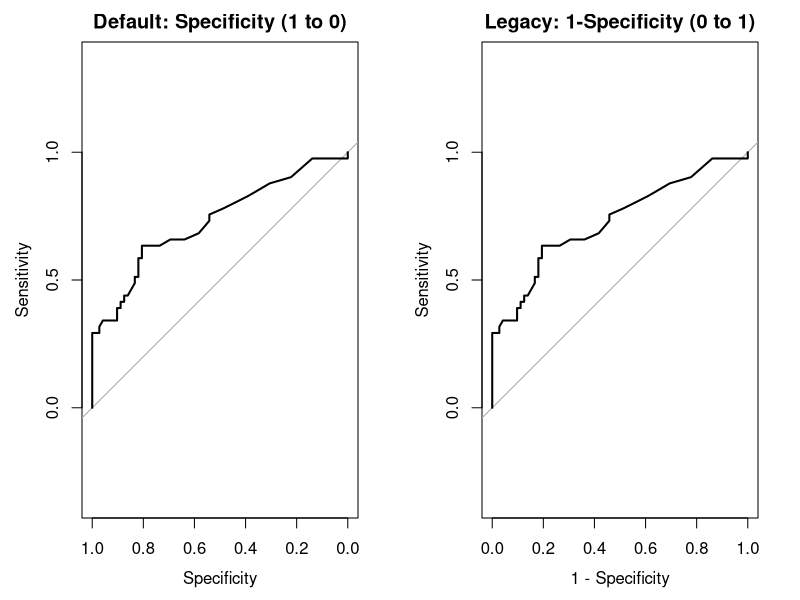
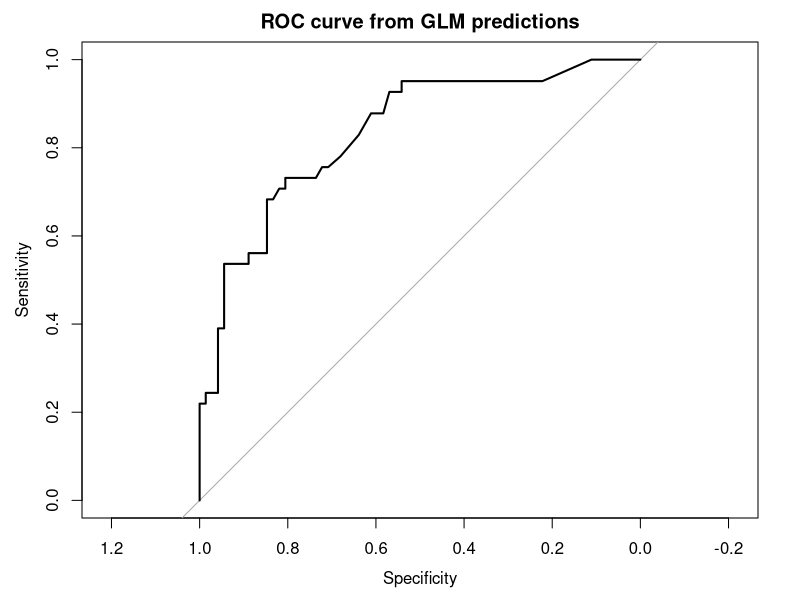
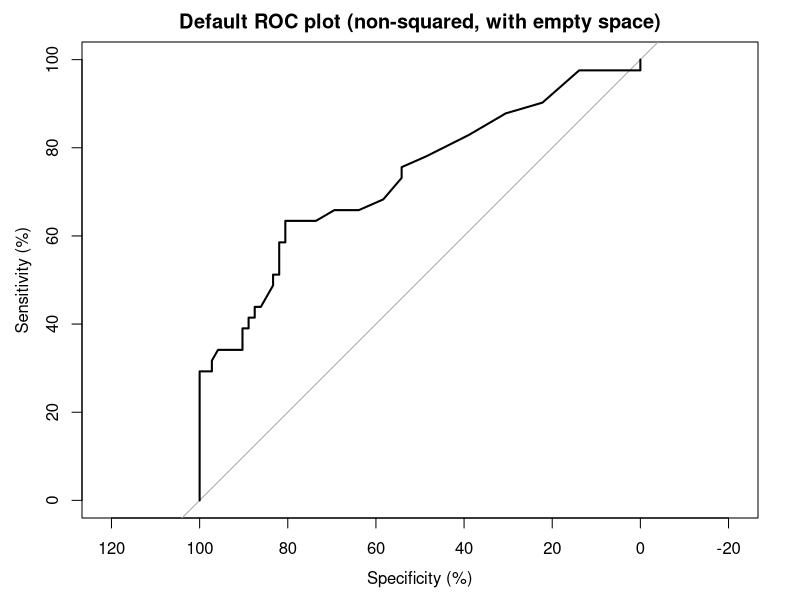
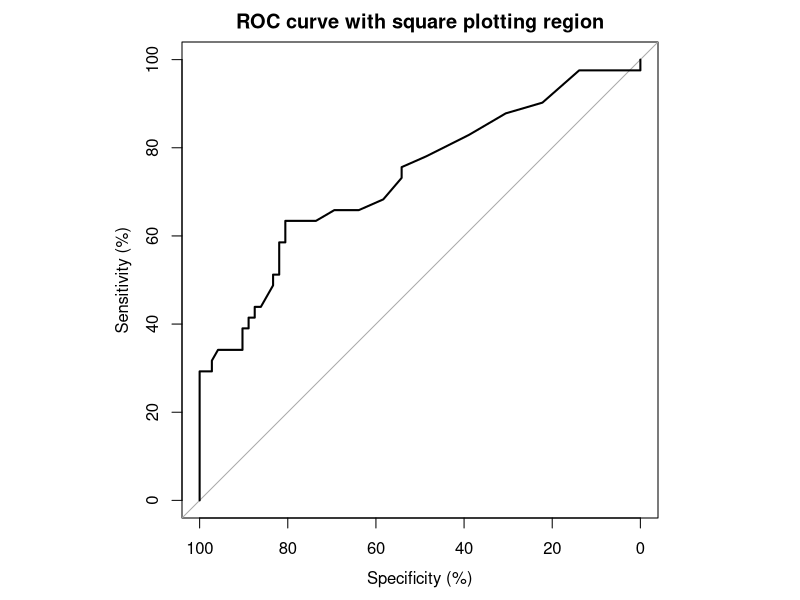
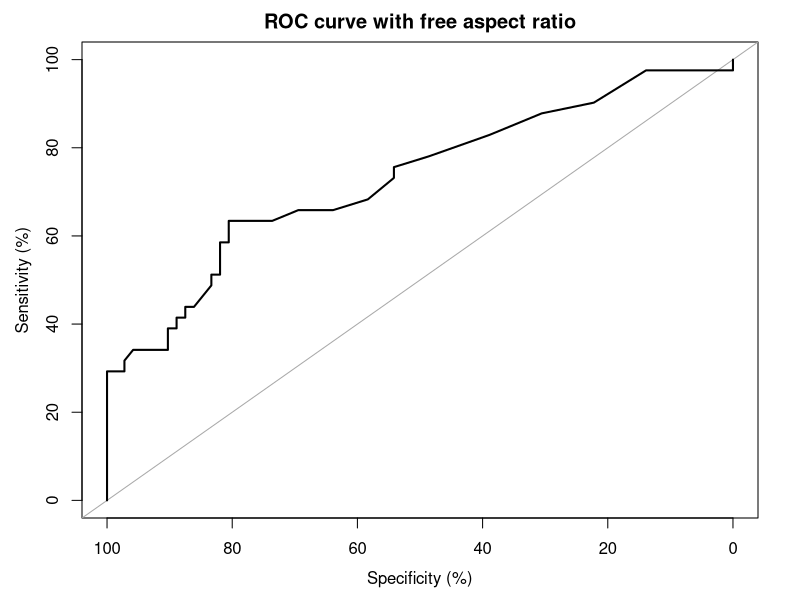

The R source for these figures, in order:
## ----include = FALSE----------------------------------------------------------
knitr::opts_chunk$set(
  collapse = TRUE,
  comment = "#>",
  message = FALSE,
  warning = FALSE
)

## ----legacy-axis-comparison, fig.width=10, fig.height=5, fig.align='center', out.width='100%', message=FALSE, warning=FALSE----
library(pROC)
data(aSAH)

# Create a ROC curve
rocobj <- roc(aSAH$outcome, aSAH$s100b)

# Plot with default axis (Specificity from 1 to 0)
par(mfrow = c(1, 2))
plot(rocobj, main = "Default: Specificity (1 to 0)")

# Plot with legacy axis (1-Specificity from 0 to 1)
plot(rocobj, main = "Legacy: 1-Specificity (0 to 1)", 
     legacy.axes = TRUE)
par(mfrow = c(1, 1))

## ----glm-example, fig.width=5, fig.height=5, fig.align='center', message=FALSE, warning=FALSE----
# Fit a logistic regression model
model <- glm(outcome ~ s100b + wfns, data = aSAH, family = binomial)

# Get predicted probabilities
predictions <- predict(model, type = "response")

# Create ROC curve with the predictions
roc_glm <- roc(aSAH$outcome, predictions)

# Plot and compute AUC
plot(roc_glm, main = "ROC curve from GLM predictions")
auc(roc_glm)

## ----default-empty-space, fig.width=7, fig.height=5, fig.align='center', message=FALSE, warning=FALSE----
rocobj <- roc(aSAH$outcome, aSAH$s100b, percent = TRUE)
plot(rocobj, main = "Default ROC plot (non-squared, with empty space)")

## ----remove-empty-space, fig.width=7, fig.height=5, fig.align='center', message=FALSE, warning=FALSE----
par(pty = "s")
rocobj <- roc(aSAH$outcome, aSAH$s100b, percent = TRUE)
plot(rocobj, main = "ROC curve with square plotting region")
par(pty = "m")  # Reset to default

## ----eval = FALSE-------------------------------------------------------------
# # For file output
# png("roc.png", width = 480, height = 480)
# par(mar = c(4, 4, 4, 4) + 0.1)
# plot(roc(aSAH$outcome, aSAH$s100b, percent = TRUE))
# dev.off()

## ----free-aspect-ratio, fig.width=7, fig.height=5, fig.align='center', message=FALSE, warning=FALSE----
rocobj <- roc(aSAH$outcome, aSAH$s100b, percent = TRUE)
plot(rocobj, main = "ROC curve with free aspect ratio", asp = NA)

## ----eval = FALSE-------------------------------------------------------------
# ci.coords(aSAH$outcome, aSAH$s100b, x="best", input = "threshold",
#           ret="threshold")
# # 95% CI (2000 stratified bootstrap replicates):
# #            2.5%   50%  97.5%
# # threshold 0.115 0.205 0.4854

## ----eval = FALSE-------------------------------------------------------------
# roc(outcome ~ ndka, data = aSAH)
# # Not enough distinct predictions to compute area under the ROC curve.
# #
# # Error in roc(outcome ~ ndka, data = aSAH) : unused argument (data = aSAH)
